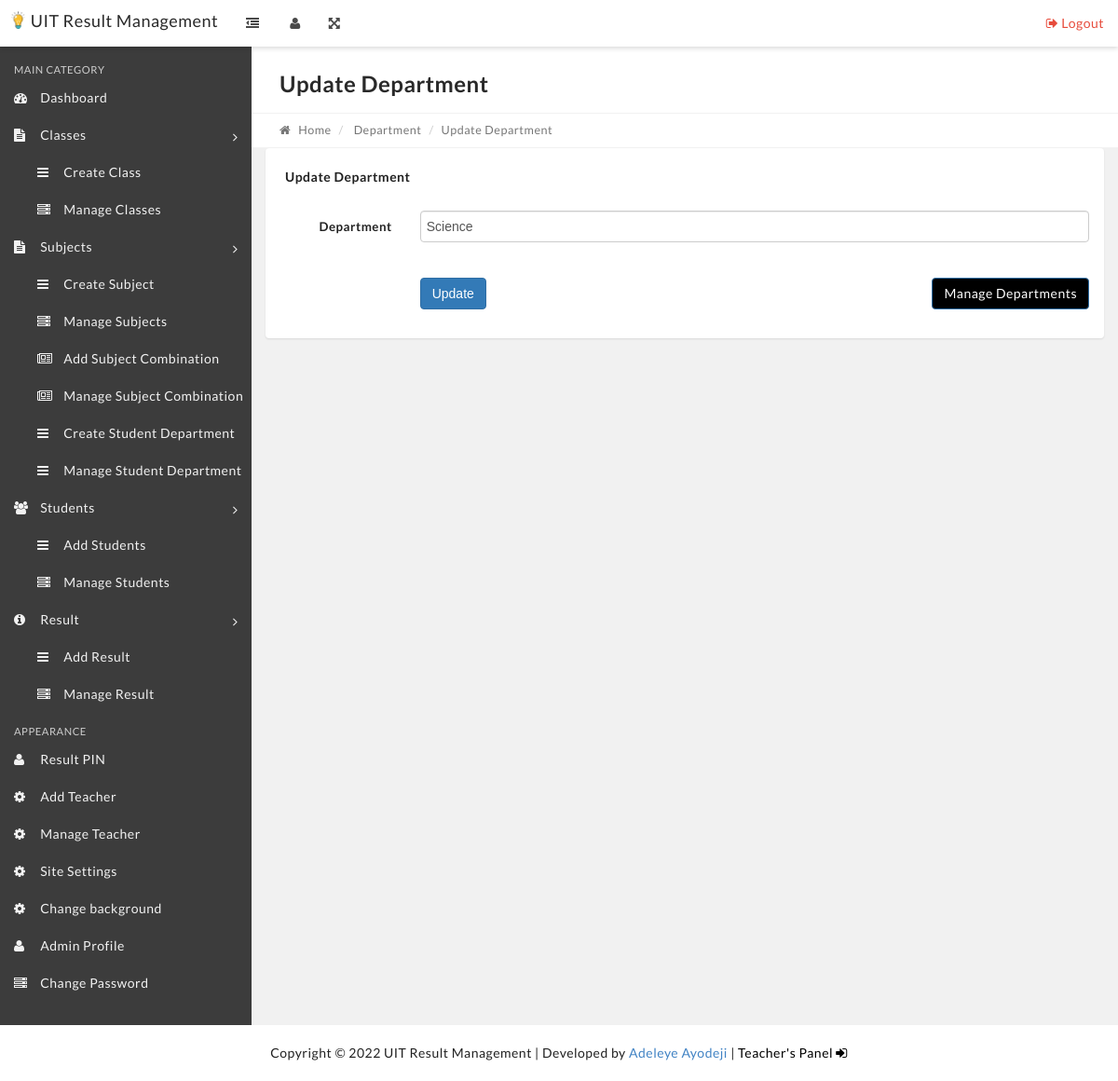
Page /edit-department.php?departmentid=1 on the committed database.
### tables this page shows
CREATE TABLE IF NOT EXISTS `settings` (
  `id` int(11) NOT NULL AUTO_INCREMENT,
  `title` varchar(10000) DEFAULT NULL,
  `description` text,
  `address1` longtext,
  `address2` longtext,
  `session` varchar(1000) DEFAULT NULL,
  `term` varchar(1000) DEFAULT NULL,
  `logo` varchar(1000) DEFAULT NULL,
  `siteback` varchar(1000) DEFAULT NULL,
  PRIMARY KEY (`id`)
);

CREATE TABLE IF NOT EXISTS `tbldepartments` (
  `id` int(11) NOT NULL AUTO_INCREMENT,
  `DepartmentName` varchar(10000) DEFAULT NULL,
  `CreationDate` timestamp NULL DEFAULT CURRENT_TIMESTAMP,
  `Updationdate` timestamp NOT NULL DEFAULT CURRENT_TIMESTAMP,
  PRIMARY KEY (`id`)
);

### edit-department.php (the view, shortened to what this page needs)
<?php
include('includes/config.php');
if(strlen($_SESSION['alogin'])=="")
    {
    header("Location: index.php");
    }
    else{
?>
<?php include('includes/header.php');?>
  <?php include('includes/topbar.php');?>
            <div class="content-wrapper">
                <div class="content-container">
                   <?php include('includes/leftbar.php');?>
                    <div class="main-page">
                     <div class="container-fluid">
                            <div class="row page-title-div">
                                <div class="col-md-6">
                                    <h2 class="title">Update Department</h2>
                                </div>
                            </div>
                            <div class="row breadcrumb-div">
                                <div class="col-md-6">
                                    <ul class="breadcrumb">
                                        <li><a href="dashboard.php"><i class="fa fa-home"></i> Home</a></li>
                                        <li> Department</li>
                                        <li class="active">Update Department</li>
                                    </ul>
                                </div>
                            </div>
                        </div>
                        <div class="container-fluid">
                        <div class="row">
                                    <div class="col-md-12">
                                        <div class="panel">
                                            <div class="panel-heading">
                                                <div class="panel-title">
                                                    <h5>Update Department</h5>
                                                </div>
                                            </div>
                                            <div class="panel-body">
                                                <form class="form-horizontal" method="post">
 <?php
$sid=intval($_GET['departmentid']);
$sql = "SELECT * from tbldepartments where id=:sid";
$query = $dbh->prepare($sql);
$query->bindParam(':sid',$sid,PDO::PARAM_STR);
$query->execute();
$results=$query->fetchAll(PDO::FETCH_OBJ);
if($query->rowCount() > 0)
{
foreach($results as $result)
{   ?>
                                                    <div class="form-group">
                                                        <label for="default" class="col-sm-2 control-label">Department </label>
                                                        <div class="col-sm-10">
 <input type="text" name="departmentname" value="<?php echo htmlentities($result->DepartmentName);?>" class="form-control" id="default" placeholder="Department Name" required="required">
                                                        </div>
                                                    </div>
                                                    <?php }} ?>
                                                    <div class="form-group">
                                                        <div class="col-sm-offset-2 col-sm-10">
                                                            <button type="submit" name="Update" class="btn btn-primary">Update</button>
                                                            <a href="manage-department.php" class="btn btn-primary" style="float: right;background: black;color: white;">
                                                    Manage Departments
                                            </a>
                                                        </div>
                                                    </div>
                                                </form>
                                            </div>
                                        </div>
                                    </div>
                                </div>
                    </div>
                </div>
            </div>
        </div>
        <?php include 'includes/credit.php'; ?>
    </body>
</html>
<?PHP } ?>

### includes/topbar.php (shortened to what this page needs)
<nav class="navbar top-navbar bg-white box-shadow">
          	<div class="container-fluid">
                  <div class="row">
                      <div class="navbar-header no-padding">
              			<a class="navbar-brand" href="dashboard.php" style="color: black;">
              			   <?php
                          $stmt = $dbh->query("SELECT * FROM settings");
                          $rowww = $stmt->fetch(PDO::FETCH_OBJ);
                          ?>
                          <img src="images/<?php echo htmlentities($rowww->logo); ?>" style="float: left;height: 19px;margin-right: 6px;">
                          <?php
                          echo htmlentities($rowww->title);
                          ?>
              			</a>
                          <span class="small-nav-handle hidden-sm hidden-xs"><i class="fa fa-outdent"></i></span>
              		</div>
              		<div class="collapse navbar-collapse" id="navbar-collapse-1">
              			<ul class="nav navbar-nav" data-dropdown-in="fadeIn" data-dropdown-out="fadeOut">
                              <?php
                              if (!isset($_SESSION["teacher"])) {
                                  ?>
                                   <li class="hidden-sm hidden-xs"><a href="#" class="user-info-handle"><i class="fa fa-user"></i></a></li>
                                  <?php
                              }
                              ?>
                              <li class="hidden-sm hidden-xs"><a href="#" class="full-screen-handle"><i class="fa fa-arrows-alt"></i></a></li>
              			</ul>
              			<ul class="nav navbar-nav navbar-right" data-dropdown-in="fadeIn" data-dropdown-out="fadeOut">
              				    <li><a href="logout.php" class="color-danger text-center"><i class="fa fa-sign-out"></i> Logout</a></li>
              			</ul>
              		</div>
                  </div>
          	</div>
          </nav>

### includes/credit.php
<?php
    $place = $_SERVER['REQUEST_URI'] == "/teacherlog.php" ? "fixed" : "static";
?>
<div class="credit" style="position: <?php echo $_SESSION ? "static" : $place; ?>;">
				   <?php
                            $stmt = $dbh->query("SELECT * FROM settings");
                            $rowwww = $stmt->fetch(PDO::FETCH_OBJ);
                            ?>
           Copyright &copy; <?php echo date("Y")." ". htmlentities($rowwww->title); ?> | Developed by <a href="https://adeleyeayodeji.com" target="_blank">Adeleye Ayodeji</a> | <?php
           	if (!isset($_SESSION["alogin"])) {
			?>
			<a href="teacherlog.php" style="color: black;">Teacher's Panel <i class="fa fa-sign-in"></i></a>
			<?php
		}else{
		   	?>
		   	<a href="logout.php" style="color: red;">Logout <i class="fa fa-sign-out"></i></a>
		   	<?php
		}
            ?>
        </div>

### css/style.css (style rules this page uses)
body { background: #f1f1f1; }
.credit { position: fixed; bottom: 0px; width: 100%; padding: 20px; text-align: center; background: white; }

### rows in the picture
settings: logo (picture), title "UIT Result Management"
tbldepartments: departmentname "Science"
